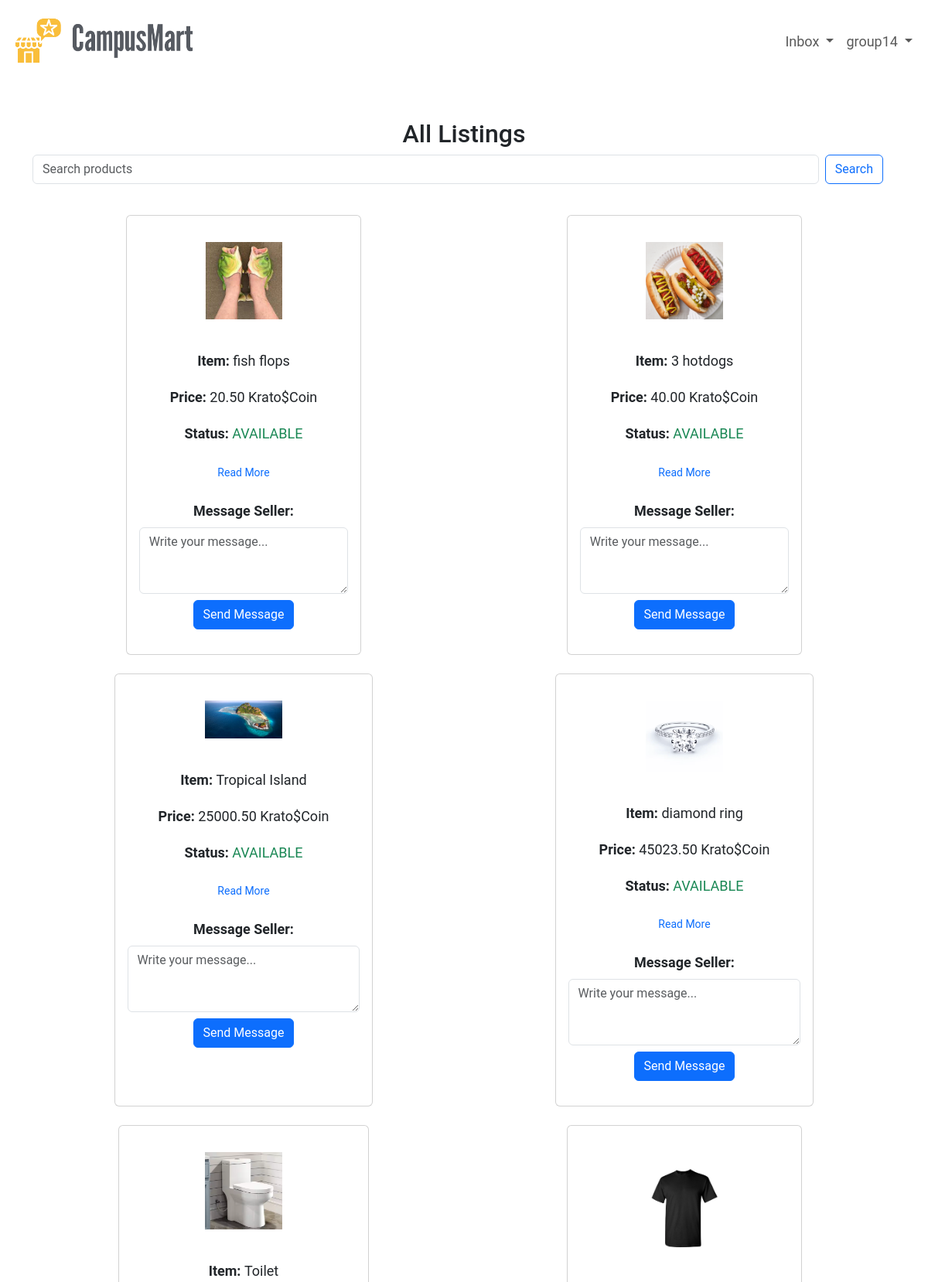
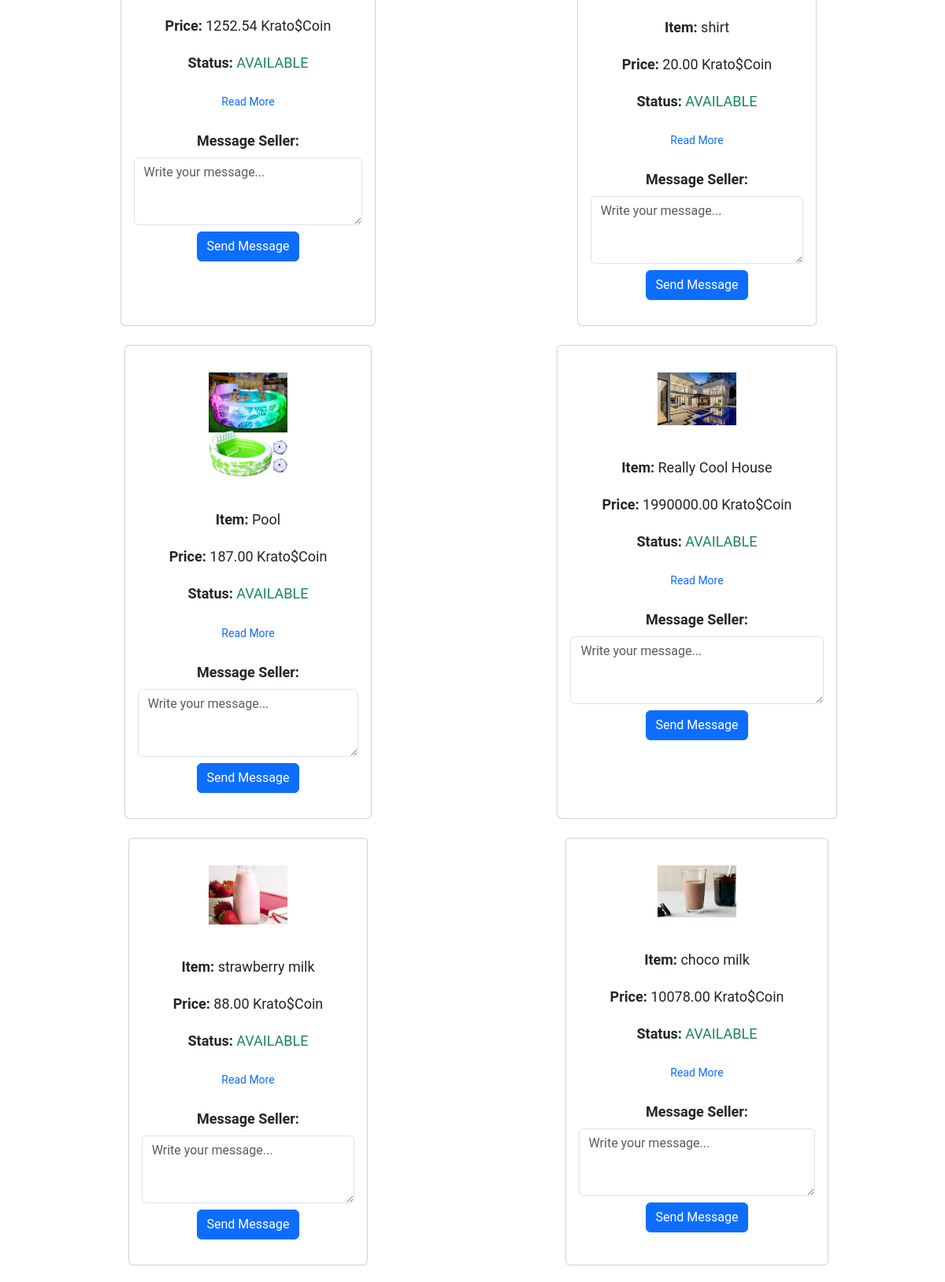
Page /CampusMart/listing/all/ (signed in, upper part) on the committed database (2 pictures, top to bottom).
### CampusMart/models.py (models this page shows, shortened)
class ProductImage(models.Model):
    product = models.ForeignKey(Product, on_delete=models.CASCADE, related_name='images')
    image = models.ImageField(upload_to=upload_to)

class Product(models.Model):
    CONDITION_CHOICES = [
        ('NEW', 'New'),
        ('LIKE_NEW', 'Like New'),
        ('USED', 'Used'),
        ('FAIR', 'Fair'),
    ]
    seller = models.ForeignKey(User, on_delete=models.CASCADE)
    post_date = models.DateTimeField(auto_now_add=True)
    title = models.CharField(max_length=100)
    description = models.TextField(max_length=100)
    price = models.DecimalField(max_digits=10, decimal_places=2)
    condition = models.CharField(max_length=10, choices=CONDITION_CHOICES)
    status = models.CharField(max_length=12, choices=[('AVAILABLE', 'Available'), ('UNAVAILABLE', 'Unavailable')], default='AVAILABLE')

### CampusMart/views.py (the view)
# urls.py: path('listing/all/', views.view_all, name='view_all'),
def view_all(request):
    query = request.GET.get('q')
    listings = Product.objects.filter(status='AVAILABLE')
    if query:
        listings = listings.filter(
            Q(title__icontains=query) | Q(description__icontains=query)
        )
    listings = listings.order_by('-post_date')  # sort after filtering
    p = Paginator(listings, 20)
    page_number = request.GET.get("page")
    page_obj = p.get_page(page_number)
    return render(request, 'CampusMart/view_all.html', {
        'page_obj': page_obj,
        'query': query,  # send back query to maintain it in pagination links if needed
    })

### CampusMart/templates/CampusMart/view_all.html (shortened to what this page needs)
<!DOCTYPE html>
<html lang="en">
{% load static %}
<head>
    <link href="https://cdn.jsdelivr.net/npm/bootstrap@5.3.0/dist/css/bootstrap.min.css" rel="stylesheet">
    <link rel="stylesheet" href="{% static 'CampusMart/style.css' %}">
</head>
<body>
<nav class="navbar navbar-expand-lg">
    <div class="container-fluid">
      <a class="navbar-brand d-flex align-items-center" href="{% url 'CampusMart:index' %}">
        <img src="{% static 'campusmart_logo.png' %}" alt="Logo" style="height: 80px; width: auto;" class="me-2">
      </a>
      <div class="collapse navbar-collapse justify-content-end" id="navbarNavDropdown">
        <ul class="navbar-nav align-items-center">
          <li class="nav-item dropdown">
            <a class="nav-link dropdown-toggle" href="#" id="inboxDropdown" role="button" data-bs-toggle="dropdown" aria-expanded="false">
              Inbox
            </a>
          </li>
          <li class="nav-item dropdown">
            <a class="nav-link dropdown-toggle" href="#" id="navbarDropdownMenuLink" role="button" data-bs-toggle="dropdown">
              {{ request.user.username }}
            </a>
          </li>
        </ul>
      </div>
    </div>
  </nav>
<div class="container mt-5 text-center">
    <h2>All Listings</h2>
    <form class="d-flex me-3" method="GET" action="{% url 'CampusMart:view_all' %}">
    <input class="form-control me-2" type="search" placeholder="Search products" aria-label="Search" name="q">
    <button class="btn btn-outline-primary" type="submit">Search</button>
    </form>
    {% if page_obj %}
        <div class="row row-cols-1 row-cols-md-2 g-4 mt-3">
            {% for product in page_obj %}
            <div class="col d-flex justify-content-center">
              <div class="card h-100">
                        <br>
                        {% if product.images.all %}
                          <div class="d-flex flex-wrap justify-content-center">
                            {% for image in product.images.all %}
                              <img src="{{ image.image.url }}" alt="{{ product.title }}"
                              class="m-1" style="max-width: 100px; height: auto;">
                            {% endfor %}
                            </div>
                        {% else %}
                            <p class="text-muted">No image uploaded</p>
                        {% endif %}
                        <div class="card-body">
                            <p class="card-title"><strong>Item: </strong>{{ product.title }}</p>
                            <p class="card-text"><strong>Price:</strong> {{ product.price }} Krato$Coin </p>
                            <p class="card-text"><strong>Status:</strong>
                                {% if product.status == "AVAILABLE" %}
                                <span class="text-success">{{ product.status }}</span>
                                {% else %}
                                <span class="text-danger">{{ product.status }}</span>
                            {% endif %}</p>
                            <button class="btn btn-link btn-sm text-decoration-none toggle-button"
                                    type="button"
                                    data-bs-toggle="collapse"
                                    data-bs-target="#details-{{ product.id }}"
                                    aria-expanded="false"
                                    aria-controls="details-{{ product.id }}"
                                    id="toggle-btn-{{ product.id }}">
                              Read More
                            </button>
                            {% if request.user != product.seller.auth_user %}
                            <p class="card-title"><strong>Message Seller: </strong></p>
                                    <form method="POST" action="{% url 'CampusMart:messaging' product.id %}">
                                    <textarea name="body" rows="3" placeholder="Write your message..." required class="form-control mb-2"></textarea>
                                    <button type="submit" class="btn btn-primary">Send Message</button>
                                </form>
                            {% endif %}
                        </div>
                    </div>
                </div>
            {% endfor %}
        </div>
    {% else %}
        <p class="text-muted mt-4">There are no listings yet.</p>
    {% endif %}
</div>
</body>

### CampusMart/static/CampusMart/style.css (style rules this page uses)
body { font-size: 20px; height: 100%; font-family: 'Roboto', sans-serif; display: flex; flex-direction: column; }
p { font-size: 18px; margin: 20px 40px; }
.navbar .nav-link.dropdown-toggle { font-size: 18px; }

### rows in the picture
Product: title "fish flops", price "20.50", status "AVAILABLE"
ProductImage: image (picture)
Product: title "3 hotdogs", price "40.00", status "AVAILABLE"
ProductImage: image (picture)
Product: title "Tropical Island", price "25000.50", status "AVAILABLE"
ProductImage: image (picture)
Product: title "diamond ring", price "45023.50", status "AVAILABLE"
ProductImage: image (picture)
Product: title "Toilet", price "1252.54", status "AVAILABLE"
ProductImage: image (picture)
Product: title "shirt", price "20.00", status "AVAILABLE"
ProductImage: image (picture)
Product: title "Pool", price "187.00", status "AVAILABLE"
ProductImage: image (picture)
Product: title "Really Cool House", price "1990000.00", status "AVAILABLE"
ProductImage: image (picture)
Product: title "strawberry milk", price "88.00", status "AVAILABLE"
ProductImage: image (picture)
Product: title "choco milk", price "10078.00", status "AVAILABLE"
ProductImage: image (picture)

### other values in the picture
{{ request.user.username }} "group14"
